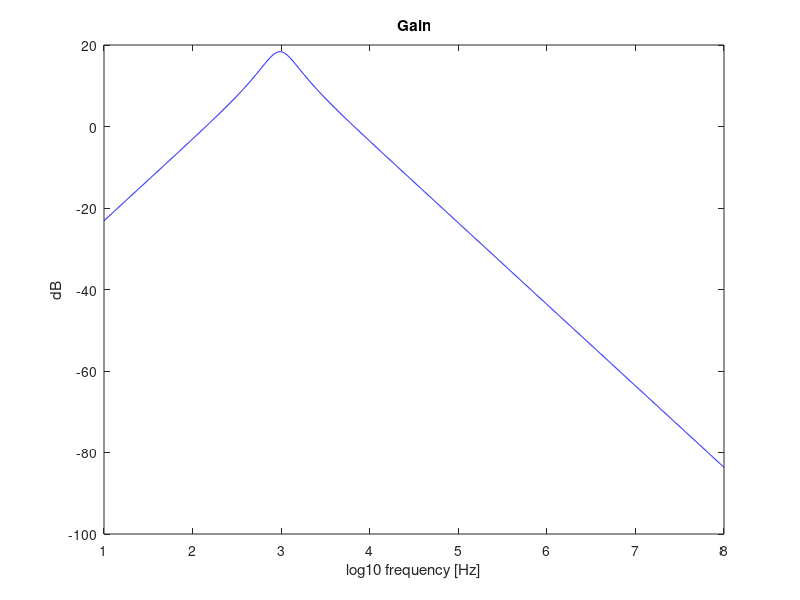
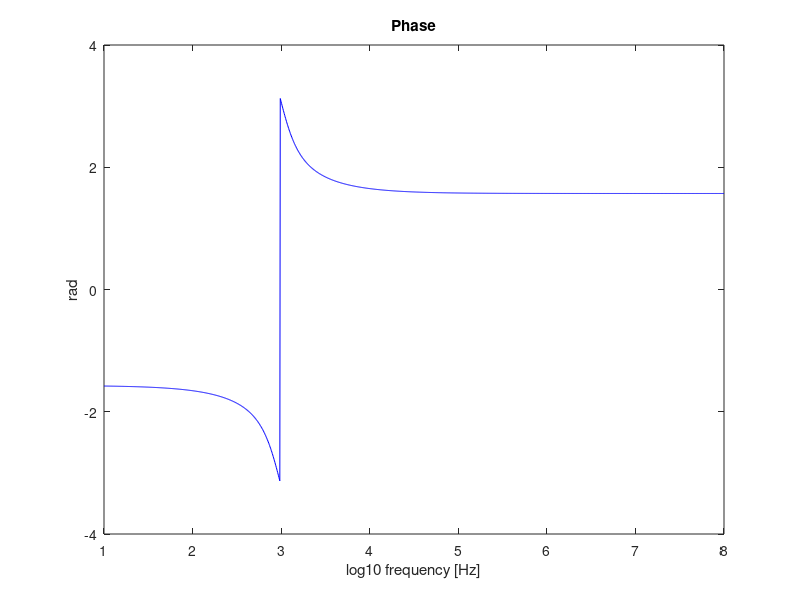

These charts were generated, in order, by the following MATLAB code: (Note: this script raises an error after producing the figures.)


% file = fopen("../doc/GainStage_OP.tex", "w");
% fprintf(file, "VEQ & %e\\\\ \\\hline\n", VEQ);
% fprintf(file, "IB1 & %e\\\\ \\\hline\n", IB1);
% fprintf(file, "IC1 & %e\\\\ \\\hline\n", IC1);
% fprintf(file, "VEQ & %e\\\\ \\\hline\n", IE1);
% fprintf(file, "VE1 & %e\\\\ \\\hline\n", VE1);
% fprintf(file, "V01 & %e\\\\ \\\hline\n", VO1);
% fprintf(file, "VCE & %e\\\\ \\\hline\n", VCE);
% fclose(file);

% file = fopen("../doc/GainStage_AC.tex", "w");
% fprintf(file, "gm1 & %e\\\\ \\\hline\n", gm1);
% fprintf(file, "$r \pi 1$ & %e\\\\ \\\hline\n", rpi1);
% fprintf(file, "r01 & %e\\\\ \\\hline\n", ro1);
% fprintf(file, "AV1 & %e\\\\ \\\hline\n", AV1);
% fprintf(file, "$AV1_{DB}$ & %e\\\\ \\\hline\n", AVI_DB);
% fprintf(file, "ZI1& %e\\\\ \\\hline\n", ZI1);
% fprintf(file, "ZO1 & %e\\\\ \\\hline\n", ZO1);
% fclose(file);

% file = fopen("../doc/OutputStage_OP.tex", "w");
% fprintf(file, "VI2 & %e\\\\ \\\hline\n", VO1);
% fprintf(file, "IC2 & %e\\\\ \\\hline\n", IC2);
% fprintf(file, "IE2 & %e\\\\ \\\hline\n", IE2);
% fprintf(file, "VO2 & %e\\\\ \\\hline\n", VO2);
% fclose(file);

% file = fopen("../doc/OutputStage_AC.tex", "w");
% fprintf(file, "gm2 & %e\\\\ \\\hline\n", gm2);
% fprintf(file, "$r \pi 2$ & %e\\\\ \\\hline\n", 1/gpi2);
% fprintf(file, "r02 & %e\\\\ \\\hline\n", 1/go2);
% fprintf(file, "AV2 & %e\\\\ \\\hline\n", AV2);
% fprintf(file, "$AV_{DB}$ & %e\\\\ \\\hline\n", 20*log10(AV2));
% fprintf(file, "ZI2 & %e\\\\ \\\hline\n", ZI2);
% fprintf(file, "ZO2 & %e\\\\ \\\hline\n", ZO2);
% fclose(file);


% %total
% gB = 1/(1/gpi2+ZO1)
% AV = (gB+gm2/gpi2*gB)/(gB+ge2+go2+gm2/gpi2*gB)*AV1
% AV_DB = 20*log10(abs(AV))
% ZI=ZI1
% ZO=1/(go2+gm2/gpi2*gB+ge2+gB)


% file = fopen("../doc/Final.tex", "w");
% fprintf(file, "AV & %e\\\\ \\\hline\n", AV);
% fprintf(file, "$AV_{DB}$ & %e\\\\ \\\hline\n", AV_DB);
% fprintf(file, "ZI & %e\\\\ \\\hline\n", ZI);
% fprintf(file, "ZO & %e\\\\ \\\hline\n", ZO);
% fclose(file);

jj = 1;

Cmax = 1e-6;
Cmin = 220e-9;

R1k = 1e3;
R10k = 10e3;
R100k = 100e3;

invR1 = 3./R1k + 3./R100k;
invR2 = 3./R10k;

invC1 = 3./Cmax;
invC2 = 3./Cmin;


TGain = zeros(1, 10);
TGain_DB = zeros(1, 10);
phase = zeros(1, 10);
logfreq = zeros(1, 10);

C1  = 1./invC1;
C2 = 1./invC2;

R1 = 1./invR1;
R2 = 1./invR2;   

vin = 1.;

for t = 1:0.005:8

omega = 2*pi*power(10, t);
ZC1 = 1./(I*omega*C1);
ZC2 = 1./(I*omega*C2);

eq1 = [1./R1 + 1./ZC2 + 1./ZC1, -1./ZC2];
eq2 = [-1./ZC1, -1./R2];
A = [eq1; eq2];

B = [vin/R1; 0];

X = A\B;
Vout = X(2);
TGain(jj) = Vout*vin;
TGain_DB(jj) = 20*log10(abs(TGain(jj)));
phase(jj) = arg(TGain(jj));
logfreq(jj) = t;

jj = jj +1;
endfor

figure
plot(logfreq, TGain_DB, "b");
title("Gain");
ylabel ("dB");
xlabel ("log10 frequency [Hz]");
print ("gain.eps", "-depsc");

figure
plot(logfreq, phase, "b");
title("Phase");
ylabel ("rad");
xlabel ("log10 frequency [Hz]");
print ("phase.eps", "-depsc");


[Gmax, idxfreqmax] = max(TGain_DB)

freqmax = power(10, logfreq(idxfreqmax))

%impedance input

omega = 2*pi*freqmax;
ZC1 = 1./(I*omega*C1);
ZC2 = 1./(I*omega*C2);

eq1 = [1./R1 + 1./ZC2 + 1./ZC1, -1./ZC2];
eq2 = [-1./ZC1, -1./R2];
A = [eq1; eq2];

B = [vin/R1; 0];

X = A\B;

current_in = (vin -X(1))/R1
zinput = vin/current_in/1000.

spiceZin = 0.135285 - I*0.1156956
spiceZout = -2.65141e-3 - I*2.17355e-2
spiceGain = 18.27262
spiceFreq = 1000.15

Zin_dev = abs(zinput - spiceZin)/abs(spiceZin)*100;
Zout_dev = 100;
Gain_dev = abs(Gmax-spiceGain)/abs(spiceGain)*100;
Freq_dev = abs(freqmax - spiceFreq)/abs(spiceFreq)*100;

linear_gain = power(10,((spiceGain)/20));
objective_gain = power(10,(40/20));
gain_dif = abs(objective_gain - linear_gain)/objective_gain
freq_dif = abs(1000 - spiceFreq)/1000

cost = 13659.952;

merit = 1/(cost*(gain_dif+freq_dif+power(10,-6)))


file = fopen("../doc/ResultsTheoretical.tex", "w");
fprintf(file, "$Variable$ & Theory (octave) & Simulation (ngspice) & Deviation ($\\\%%$) \\\\ \\\hline \n")
fprintf(file, "$Z_{input} [k \\\Omega]$ & %e + %ei & %e + %ei & %.2f\\\\ \\\hline\n", zinput, zinput/(1*I), spiceZin, spiceZin/(1*I), Zin_dev);
fprintf(file, "$Z_{output} [k \\\Omega]$ & %e & %e + %ei & %.2f \\\\ \\\hline\n", 0, spiceZout, spiceZout/(1*I), Zout_dev);
fprintf(file, "Max $Gain [dB]$ & %e & %e & %.2f \\\\ \\\hline\n", Gmax, spiceGain, Gain_dev);
fprintf(file, "Central frequency [Hz] & %e & %e & %.2f \\\\ \\\hline\n", freqmax, spiceFreq, Freq_dev);
fclose(file);
